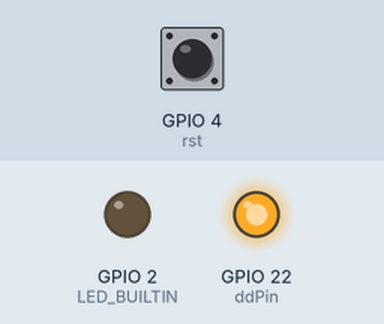
Simulated run of this program. Board: ESP32. On the bench: output pins drawn as LEDs (lit = HIGH). Inputs (shaded band) come from the test bench; at power-on: GPIO 4 (rst) HIGH. Nothing arrives over Bluetooth unless stated. At 5.4 s the program restarts the board; the recording ends there.

Above: at 0.01 s.
At 2.1 s:
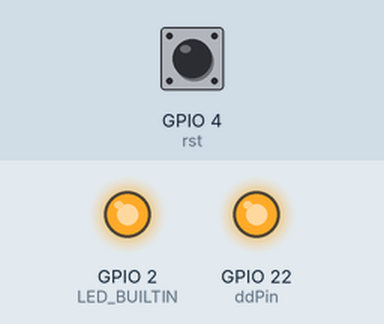
Timing chart, 0 to 3.7 s (numbered marks = the images above):
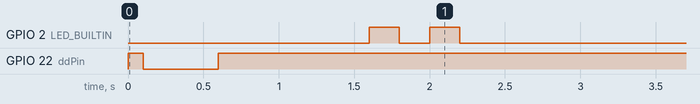

The program:

main.cpp
```cpp
#include "SerialBT.h"
#include "Roomba.h"
#include "WDT.h"


#define RX1_pin 19
#define TX1_pin 18

int rst = 4; // кнопка

void RST(){
  roomba.write(7);
}


void setup()  {
  roomba.begin(115200, SERIAL_8N1, RX1_pin, TX1_pin);
  SerialBT_init();
  pinMode(LED_BUILTIN, OUTPUT);
  pinMode(rst, INPUT_PULLUP);

  attachInterrupt(digitalPinToInterrupt(rst), RST, FALLING);

  wakeUp();
  startFull();
  driveDirect(0, 0);
  for (int i = 0; i < 4; i++) // blink
  {
    setDirtLED(1);
    digitalWrite(LED_BUILTIN, !digitalRead(LED_BUILTIN));
    delay(200);
    setDirtLED(0);
  }
  WDT_init();
}

void loop() {
  WDT_rst();
  BTjoy();
}
```

Roomba.cpp
```cpp
#include "Roomba.h"

int ddPin  = 22; //device detect для UART румбы
int speed = 250;

bool debrisLED;
bool spotLED;
bool dockLED;
bool warningLED;
byte color;
byte intensity;

void wakeUp() { // импульс на device detect
  pinMode(ddPin, OUTPUT);
  digitalWrite(ddPin, HIGH);
  delay(100);
  digitalWrite(ddPin, LOW);
  delay(500);
  digitalWrite(ddPin, HIGH);
}

void setDirtLED(bool enable)
{
  debrisLED = enable;
  roomba.write(139);
  roomba.write((debrisLED ? 1 : 0) + (spotLED ? 2 : 0) + (dockLED ? 4 : 0) + (warningLED ? 8 : 0));
  roomba.write((byte)color);
  roomba.write((byte)intensity);
}

void startFull() {
  roomba.write(128);
  roomba.write(132);
  delay(1000);
}

void drive(int velocity, int radius)
{
  clamp(velocity, -500, 500); //def max and min velocity in mm/s
  clamp(radius, -2000, 2000); //def max and min radius in mm

  roomba.write(137);
  roomba.write(velocity >> 8);
  roomba.write(velocity);
  roomba.write(radius >> 8);
  roomba.write(radius);
}

void driveDirect(int right, int left)
{
  clamp(right, -500, 500);
  clamp(left, -500, 500);

  roomba.write(145);
  roomba.write(right >> 8);
  roomba.write(right);
  roomba.write(left >> 8);
  roomba.write(left);
}
```

Roomba.h
```cpp
#pragma once
#include "Arduino.h"

#define clamp(value, min, max) (value < min ? min : value > max ? max : value)

#define roomba Serial1 //

void wakeUp();
void setDirtLED(bool enable);
void startFull();
void drive(int velocity, int radius);
void driveDirect(int right, int left);
```

SerialBT.cpp
```cpp
#include "SerialBT.h"

#define    STX          0x02
#define    ETX          0x03

byte cmd[8] = {0, 0, 0, 0, 0, 0, 0, 0};                // bytes received
byte buttonStatus = 0;                                 // first Byte sent to Android device
long previousMillis = 0;                               // will store last time Buttons status was updated
long sendInterval = 750;                               // interval between Buttons status transmission (milliseconds)
String displayStatus = "";                             // message to Android device

#if ESP
BluetoothSerial SerialBT;
#endif

int joyX;  // obtain the Int from the ASCII representation
int joyY;
bool flag; // Флаг ожидания новых данных от Bluetooth


void SerialBT_init(){
  #if ESP
    SerialBT.begin("Roomba_MARINA");                         // BlueTooth device name
    while(SerialBT.available())  SerialBT.read();         // empty RX buffer
  #else
    SerialBT.begin(9600);
  #endif
}

void getJoystickState(byte data[8])    {
  joyX = (data[1]-48)*100 + (data[2]-48)*10 + (data[3]-48);       // obtain the Int from the ASCII representation
  joyY = (data[4]-48)*100 + (data[5]-48)*10 + (data[6]-48);
  joyX = joyX - 200;                                                  // Offset to avoid
  joyY = joyY - 200;                                                  // transmitting negative numbers

  if(joyX<-100 || joyX>100 || joyY<-100 || joyY>100)     return;      // commmunication error

  flag = true; // (данные получены)

  joyX *= -5; // инверсия для удержания вертикально
  joyY *= 5;
  joyX = constrain(joyX, -500, 500);
  joyY = constrain(joyY, -500, 500);

}

void BTget(){
  if(SerialBT.available())  {                           // data received from smartphone

  // switch(SerialBT.read()){
  //   case '1': setDirtLED(1);
  //   break;
  //   case '0': setDirtLED(0);
  // }
    delay(2);
    cmd[0] =  SerialBT.read();
    if(cmd[0] == STX)  {
      int i=1;
      while(SerialBT.available())  {
        delay(1);
        cmd[i] = SerialBT.read();
        if(cmd[i]>127 || i>7)                 break;     // Communication error
        if((cmd[i]==ETX) && (i==2 || i==7))   break;     // Button or Joystick data
        i++;
      }
      if(i==7)          getJoystickState(cmd);     // 6 Bytes  ex: < STX "200" "180" ETX >
    }
  }
}

void BTjoy(){
  BTget();

  int speedL, speedR;
  if(flag){
    if(joyY < 0){
      joyY = abs(joyY);

      speedL = joyX - joyY;
      speedR = joyX;

      speedL = constrain(speedL, -500, joyX);

    } else if(joyY > 0){
      speedL = joyX;
      speedR = joyX - joyY;

      speedR = constrain(speedR, -500, joyX);

    } else {
      speedL = joyX;
      speedR = joyX;
    }

    driveDirect(speedL, speedR);
    flag = false; // Флаг ожидания новых данных от Bluetooth
  }
}
```

SerialBT.h
```cpp
#pragma once
#include <Arduino.h>

#define ESP 1


#if ESP
#include "BluetoothSerial.h"      // https://github.com/espressif/arduino-esp32/tree/master/libraries/BluetoothSerial
#else
#define SerialBT Serial1
#endif
#include "Roomba.h"

extern int joyX;       // obtain the Int from the ASCII representation
extern int joyY;
extern bool flag;

void SerialBT_init();
void getJoystickState(byte data[8]);
void BTget();
void BTjoy();
```

WDT.cpp
```cpp
#include "WDT.h"

hw_timer_t *timer = NULL; // wdt

const int wdtTimeout = 3000;  //time in ms to trigger the watchdog

void IRAM_ATTR resetModule() { // reset при сробатывании wdt
  // ets_printf("reboot ;ets;\n");
  esp_restart();
}

void WDT_init(){
    timer = timerBegin(0, 80, true);                  //timer 0, div 80
    timerAttachInterrupt(timer, &resetModule, true);  //attach callback
    timerAlarmWrite(timer, wdtTimeout * 1000, false); //set time in us
    timerAlarmEnable(timer);    //enable interrupt
}

void WDT_rst(){
    timerWrite(timer, 0); //reset timer (feed watchdog)
}
```

WDT.h
```cpp
#pragma once
#include "Arduino.h"
#include "esp_system.h" // для whatchdog timer (wdt)

void IRAM_ATTR resetModule();
void WDT_init();
void WDT_rst();
```
